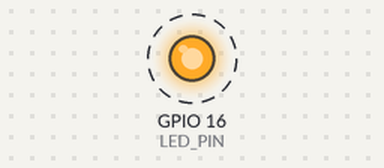
Simulated run of this program. Board: Raspberry Pi (BCM pin numbers). Parts: output pins drawn as LEDs (lit = HIGH). Dashed ring = blinking.

Above: at 0.05 s.
Timing chart, 0 to 3.0 s (numbered marks = the images above):
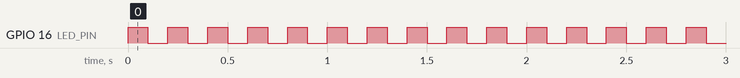

The program:

2c.py
```python
import RPi.GPIO as GPIO
import time

LED_PIN = 16

GPIO.setmode(GPIO.BCM)
GPIO.setup(LED_PIN, GPIO.OUT)
#led aan voor 0.1 seconde en uit voor 0.1 seconde
while True:
    GPIO.output(LED_PIN, GPIO.HIGH)
    time.sleep(1/10)
    GPIO.output(LED_PIN, GPIO.LOW)
    time.sleep(1/10)
```

Measured:
- by itself, GPIO 16 (LED_PIN): alternates HIGH for 0.10 s and LOW for 0.10 s
